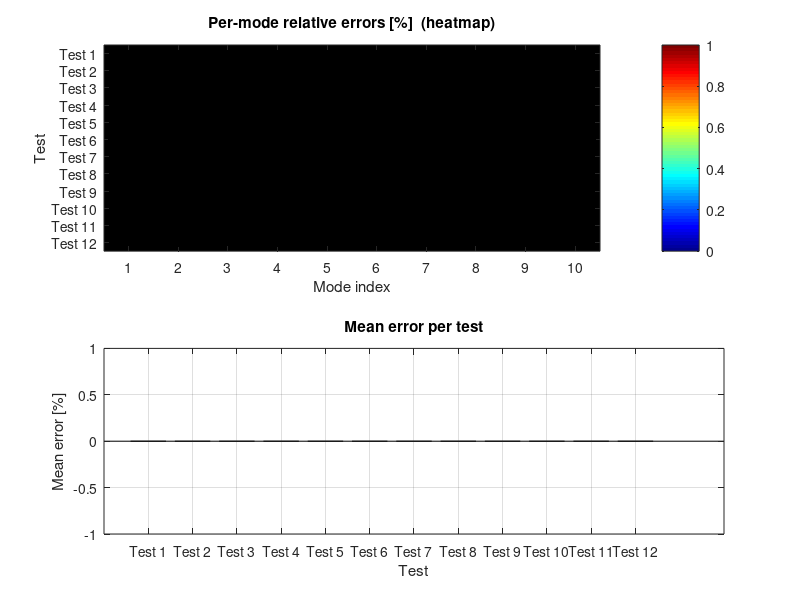

The MATLAB script that drew this image:
%% run_all_tests.m
% ==========================================================================
%  STABILITY TESTS — Run all 12 validation tests (no OOFEM required)
% ==========================================================================
%
% Runs stabilitySolverFn on each of the 12 test cases and compares the
% computed critical-load multipliers against pre-computed reference
% eigenvalues stored in  tests/Test N/reference_eigenvalues.mat.
%
% Tests 10–11 cover internal hinges (beams.releases):
%   Test 10 — portal frame with one pinned beam end
%   Test 11 — portal frame with both beam ends pinned (sway-prevented)
% Test 12 — Torri benchmark (2D planar frame with diagonal bracing)
%
% No external software (OOFEM, Python) is needed.
%
% USAGE:
%   1. Open MATLAB and change the working directory to  tests/
%   2. Run this script:  run_all_tests
%   3. Results are printed to the Command Window and saved to  results/
%
% OUTPUT FILES (written to tests/results/):
%   errors_summary.txt   — text report with per-mode errors for all tests
%   errors_table.xlsx    — Excel table (requires MATLAB Spreadsheet toolbox)
%   all_tests_results.mat — MATLAB workspace with all numeric results
%   errors_overview.png  — heatmap + bar chart overview figure
%
% See also: run_single_test, stabilitySolverFn, linearSolverFn
% ==========================================================================

clear; close all; clc;

%% PATHS
% --------------------------------------------------------------------------
scriptsDir = fileparts(mfilename('fullpath'));   % .../tests/
srcDir     = fullfile(scriptsDir, '..', 'src');
addpath(srcDir);
addpath(scriptsDir);                             % for run_single_test

baseDir   = scriptsDir;
numTests  = 12;
numModes  = 10;   % number of eigenvalues per test

%% INITIALISE
% --------------------------------------------------------------------------
resultsTable   = NaN(numTests, numModes);
testNames      = cell(numTests, 1);
testStatus     = cell(numTests, 1);
executionTimes = zeros(numTests, 1);

fprintf('\n');
fprintf('==========================================================================\n');
fprintf('  3D BEAM FEM — STABILITY VALIDATION TESTS\n');
fprintf('==========================================================================\n');
fprintf('  Tests : %d\n', numTests);
fprintf('  Source: %s\n', baseDir);
fprintf('==========================================================================\n\n');

%% MAIN LOOP
% --------------------------------------------------------------------------
for testNum = 1:numTests

    testName        = sprintf('Test %d', testNum);
    testNames{testNum} = testName;
    fprintf('  [%d/%d] %-8s  ', testNum, numTests, testName);

    testDir = fullfile(baseDir, testName);

    if ~exist(testDir, 'dir')
        fprintf('SKIP — directory not found\n');
        testStatus{testNum} = 'MISSING';
        continue;
    end

    tStart = tic;

    try
        [errors, sortedValues] = run_single_test(testDir);

        elapsedTime = toc(tStart);
        executionTimes(testNum) = elapsedTime;

        n = min(length(errors), numModes);
        resultsTable(testNum, 1:n) = errors(1:n)';

        testStatus{testNum} = 'OK';
        fprintf('OK   %.1fs  |  mean error: %5.3f %%  |  max: %5.3f %%\n', ...
                elapsedTime, mean(errors), max(errors));

    catch ME
        elapsedTime = toc(tStart);
        executionTimes(testNum) = elapsedTime;
        testStatus{testNum}     = 'ERROR';
        fprintf('FAIL %.1fs  |  %s\n', elapsedTime, ME.message);
    end

end

%% RESULTS FOLDER
% --------------------------------------------------------------------------
cd(baseDir);
if ~exist('results', 'dir');  mkdir('results');  end

%% TEXT REPORT
% --------------------------------------------------------------------------
fid = fopen('results/errors_summary.txt', 'w');
fprintf(fid, '==========================================================================\n');
fprintf(fid, '  3D BEAM FEM — STABILITY VALIDATION RESULTS\n');
fprintf(fid, '==========================================================================\n');
fprintf(fid, '  Date    : %s\n', datestr(now));
fprintf(fid, '  Tests   : %d\n', numTests);
fprintf(fid, '==========================================================================\n\n');
fprintf(fid, '  Errors are given as:  |lambda_MATLAB - lambda_ref| / lambda_ref * 100 %%\n');
fprintf(fid, '  Reference values come from pre-computed OOFEM results.\n\n');

for i = 1:numTests
    fprintf(fid, '%s  [%s]\n', testNames{i}, testStatus{i});
    if strcmp(testStatus{i}, 'OK')
        row = resultsTable(i, :);
        fprintf(fid, '  Mode errors (%%)   : ');
        fprintf(fid, '  %8.4f', row);
        fprintf(fid, '\n');
        fprintf(fid, '  Mean / Max / Min  :   %8.4f %%  /  %8.4f %%  /  %8.4f %%\n', ...
                mean(row,'omitnan'), max(row,[],'omitnan'), min(row,[],'omitnan'));
        fprintf(fid, '  Execution time    :   %.2f s\n', executionTimes(i));
    end
    fprintf(fid, '\n');
end

successCount = sum(strcmp(testStatus, 'OK'));
fprintf(fid, '==========================================================================\n');
fprintf(fid, '  SUMMARY\n');
fprintf(fid, '==========================================================================\n');
fprintf(fid, '  Passed : %d / %d\n', successCount, numTests);
fprintf(fid, '  Total time : %.2f s\n', sum(executionTimes));
if successCount > 0
    fprintf(fid, '  Overall mean error : %.4f %%\n', mean(resultsTable(:), 'omitnan'));
    fprintf(fid, '  Overall max  error : %.4f %%\n', max(resultsTable(:), [], 'omitnan'));
end
fprintf(fid, '==========================================================================\n');
fclose(fid);
fprintf('\n  Report : results/errors_summary.txt\n');

%% MATLAB DATA
% --------------------------------------------------------------------------
save('results/all_tests_results.mat', 'resultsTable', 'testNames', ...
     'testStatus', 'executionTimes');
fprintf('  Data   : results/all_tests_results.mat\n');

%% EXCEL TABLE (optional — requires Spreadsheet toolbox)
% --------------------------------------------------------------------------
try
    colNames = [arrayfun(@(x) sprintf('Mode_%d', x), 1:numModes, ...
                'UniformOutput', false), {'Mean', 'Max', 'Status'}];
    T = array2table([ resultsTable, ...
                      mean(resultsTable, 2, 'omitnan'), ...
                      max(resultsTable,  [], 2, 'omitnan') ], ...
                    'RowNames',      testNames, ...
                    'VariableNames', colNames(1:end-1));
    T.Status = testStatus;
    writetable(T, 'results/errors_table.xlsx', 'WriteRowNames', true);
    fprintf('  Excel  : results/errors_table.xlsx\n');
catch
    % silently skip if toolbox missing
end

%% FIGURES
% --------------------------------------------------------------------------
figure('Position', [100 100 1200 600], 'Name', 'Stability Tests — Error Overview');

subplot(2,1,1);
imagesc(resultsTable);  colorbar;  colormap(jet);
xlabel('Mode index');   ylabel('Test');
title('Per-mode relative errors [%]  (heatmap)');
yticks(1:numTests);  yticklabels(testNames);
xticks(1:numModes);

subplot(2,1,2);
avgE = mean(resultsTable, 2, 'omitnan');
bar(1:numTests, avgE);
xlabel('Test');   ylabel('Mean error [%]');
title('Mean error per test');
xticks(1:numTests);  xticklabels(testNames);
grid on;

saveas(gcf, 'results/errors_overview.png');
fprintf('  Figure : results/errors_overview.png\n');

%% FINAL SUMMARY
% --------------------------------------------------------------------------
fprintf('\n');
fprintf('==========================================================================\n');
fprintf('  DONE  —  %d / %d tests passed\n', successCount, numTests);
fprintf('  Total computation time: %.2f s\n', sum(executionTimes));
if successCount > 0
    fprintf('  Overall mean error: %.4f %%\n', mean(resultsTable(:), 'omitnan'));
end
fprintf('==========================================================================\n\n');
